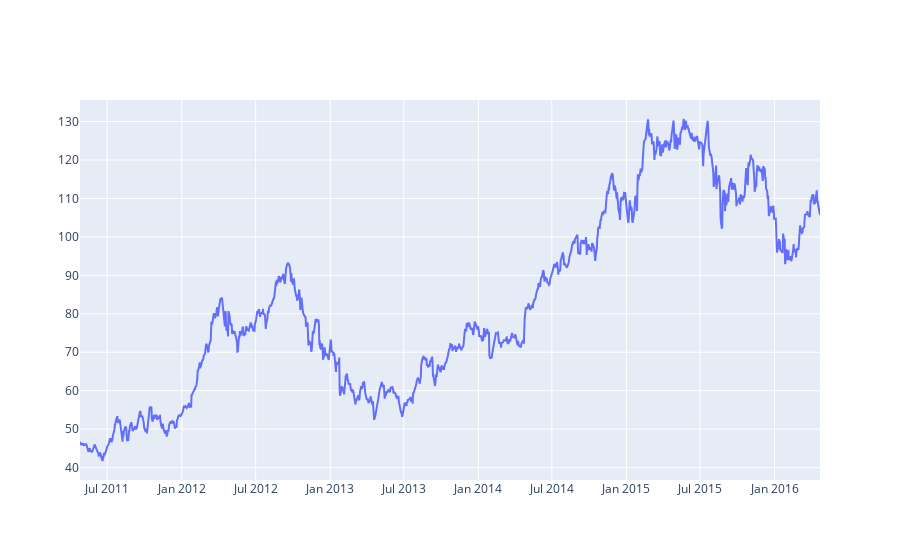

Notebook source saved alongside this figure:
### Code cell
# Using graph_objects
import plotly.graph_objects as go

fig = go.Figure([go.Scatter(x=df['Date'], y=df['AAPL'])])
fig.show()

### Figure 1 — Plotly figure (JSON) as saved in the notebook; plotly's stock layout.template omitted (floating-point values rounded to 4 significant figures; data arrays with more than 128 entries replaced by an {"elided": "..."} marker saying what was removed)
{"data": [{"type": "scatter", "x": {"elided": "1258 str values"}, "y": {"elided": "1258 float values"}}], "layout": {}}
